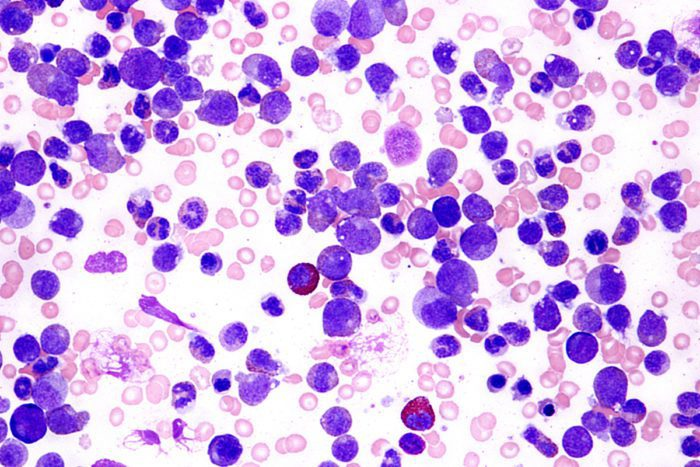
#> input picture material/blood_cells.jpg, 700 x 467 px
$ python Part_2.py   (older library calls are emulated)
#> lines starting #> are read from the running program, lines starting #| are printed output that depends on the picture; after the words box and inside, x2 and y2 are one past the last pixel; in counts of white or black regions, pixels touching at a corner belong together
#> further down, I is the input picture: shape (467, 700, 3); mean B, G, R 233.3, 174.3, 207.2
### material/part2_utilities.py
#!/usr/bin/env python

import sys
import numpy as np
import matplotlib.pyplot as plt
from matplotlib.patches import Circle

def render_interest_points(image_data, keypoint_rows, ax=None):
    '''
    Plot keypoints chosen by detectos on image.
    Args:
        image_data: Image (if colored, make sure it is in RGB and not BGR).
        keypoint_rows: Nx3 array, as described in assignment.
        ax: Matplotlib axis to plot on (if None, a new Axes object is created).
    Returns:
        ax: Matplotlib axis where the image was plotted.
    '''
    try:
        I = np.array(image_data)
        kp_data = np.array(keypoint_rows)
    except:
        print('Conversion to numpy arrays failed, check if the inputs (image and keypoints) are in the required format.')
        exit(2)

    try:
        assert(len(I.shape) == 2 or (len(I.shape) == 3 and I.shape[2] == 3))
    except AssertionError as e:
        print('render_interest_points: Image must be either a 2D matrix or a 3D matrix with the last dimension having size equal to 3.', file=sys.stderr)
        exit(2)

    try:
        assert(len(kp_data.shape) == 2 and kp_data.shape[1] == 3)
    except AssertionError as e:
        print('render_interest_points: kp_data must be a 2D matrix with 3 columns.', file=sys.stderr)
        exit(2)

    if ax is None:
        _, ax = plt.subplots()

    ax.set_aspect('equal')
    ax.imshow(I)
    ax.tick_params(bottom=False, left=False, labelbottom=False, labelleft=False)

    for i in range(len(kp_data)):
        x, y, sigma = kp_data[i]
        circ = Circle((x, y), 3*sigma, edgecolor='g', fill=False, linewidth=2)
        ax.add_patch(circ)

    return ax

def disk_strel(n):
    '''
        Return a structural element, which is a disk of radius n.
    '''
    r = int(np.round(n))
    d = 2*r+1
    x = np.arange(d) - r
    y = np.arange(d) - r
    x, y = np.meshgrid(x,y)
    strel = x**2 + y**2 <= r**2
    return strel.astype(np.uint8)

### material/Part_2.py
#Part 2

import numpy as np
import cv2
import matplotlib.pyplot as plt
from scipy.ndimage import gaussian_filter, sobel

sigma = 2
rho = 2.5
k = 0.05
theta_corn = 0.005
s = 1.5
N = 4

#2.1.1


def compute_structure_tensor(I, sigma, rho):

    # smoothing
#> called with sigma = 2, rho = 2.5
    I_sigma = gaussian_filter(I, sigma)

    # gradients
    Ix = sobel(I_sigma, axis=1)
    Iy = sobel(I_sigma, axis=0)

    # products
    Ix2 = Ix**2
    Iy2 = Iy**2
    Ixy = Ix * Iy

    # integration scale
    J1 = gaussian_filter(Ix2, rho)
    J2 = gaussian_filter(Ixy, rho)
    J3 = gaussian_filter(Iy2, rho)

    return J1, J2, J3


#I = cv2.imread("sun.jpg")  #για solar
I = cv2.imread("blood_cells.jpg")  #για blood_cells

I = cv2.cvtColor(I, cv2.COLOR_BGR2GRAY)
I = I.astype(np.float64)

J1, J2, J3= compute_structure_tensor(I, sigma, rho)


#2.1.2


lambda_plus  = 0.5*(J1 + J3 + np.sqrt((J1 - J3)**2 + 4*(J2**2)))
lambda_minus = 0.5*(J1 + J3 - np.sqrt((J1 - J3)**2 + 4*(J2**2)))

#κάνω normalization γιατί τα δεδομένα της εικόνας έχουν τιμές εκτός του σωστού εύρους
lambda_plus_norm = (lambda_plus - lambda_plus.min()) / (lambda_plus.max() - lambda_plus.min())
lambda_minus_norm = (lambda_minus - lambda_minus.min()) / (lambda_minus.max() - lambda_minus.min())


plt.figure(figsize=(10,4))

plt.subplot(1,2,1)
plt.title("lambda_plus")
plt.imshow(lambda_plus_norm, cmap='gray')
plt.axis('off')

plt.subplot(1,2,2)
plt.title("lambda_minus")
plt.imshow(lambda_minus_norm, cmap='gray')
plt.axis('off')

plt.show()

#παρατηρήσεις στην αναφορά

#2.1.3

from part2_utilities import disk_strel

R = lambda_minus * lambda_plus - k*(lambda_minus + lambda_plus)**2

Rmax = np.max(R)
#> Rmax = 261132185.9

passes_threshold = R > theta_corn * Rmax
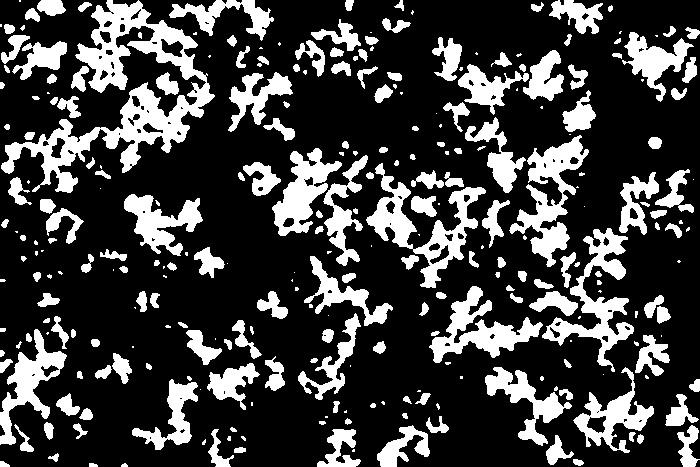
#> passes_threshold: shape (467, 700) bool; 25% white; 284 white regions (93 under 20 px), largest, box (x1, y1, x2, y2) and area: (1, 0, 215, 193) 10796, (366, 163, 486, 288) 3895, (509, 135, 589, 267) 3631

ns = int(np.ceil(3*sigma)*2 + 1)
disk_kernel = disk_strel(ns)

is_local_max = (R == cv2.dilate(R, disk_kernel))
#> is_local_max: shape (467, 700) bool; 0.1% white in thin lines or dots

corners = is_local_max & passes_threshold
#> corners: shape (467, 700) bool; 0.09% white in thin lines or dots
#corners_scales.append(corners)

y, x = np.where(corners)
#> y = 299 values from 3 to 466; x = 299 values, max 695 at index 19, min 0 at index 62, mean 337

sigma_arr = sigma * np.ones_like(x)
#> sigma_arr = 299 values from 2 to 2

kp_data = np.stack([x, y, sigma_arr], axis=1)
#> kp_data = 299 rows, first 8: [247, 3, 2], [350, 3, 2], [401, 3, 2], [47, 6, 2], [134, 6, 2], [535, 7, 2], [556, 7, 2], [575, 7, 2]

from part2_utilities import render_interest_points

render_interest_points(I, kp_data)
#> the loop in render_interest_points, `for i in range(len(kp_data)):` made 299 passes
#> (x, y) on passes 1 to 3: (247, 3), (350, 3), (401, 3)

plt.show()


#2.2.1

sigmas = []
rhos = []

for i in range(N):

    sigma_i = (s**i) * sigma
    rho_i   = (s**i) * rho

    sigmas.append(sigma_i)
    rhos.append(rho_i)

print(sigmas)
print(rhos)

#2.2.2


LoG_scales = []

for i in range(N):

    sigma_i = sigma*(s**i)

    I_sigma = gaussian_filter(I, sigma_i)

    LoG = sigma_i**2 * np.abs(cv2.Laplacian(I_sigma, cv2.CV_64F))

    LoG_scales.append(LoG)
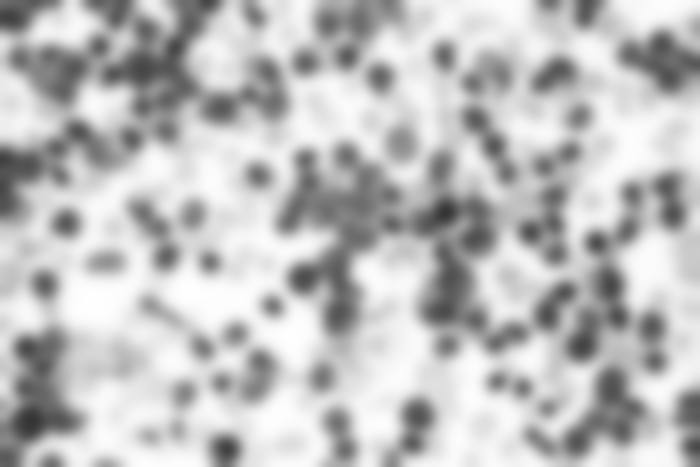
#> I_sigma: shape (467, 700) float64; min 52.35, max 254.6, mean 190.9
#> after the loop, LoG_scales = 4 items

#print(LoG_scales)


kp_data = []

for i in range(1, N-1):

    sigma_i = sigma*(s**i)

    #corners = corners_scales[i]

    y, x = np.where(corners)

    for j in range(len(x)):

        val = LoG_scales[i][y[j], x[j]]

        if (val > LoG_scales[i-1][y[j], x[j]] and
            val > LoG_scales[i+1][y[j], x[j]]):

            kp_data.append([x[j], y[j], sigma_i])
#> after the loop, kp_data = 129 items, first 6: [581, 27, 3], [115, 28, 3], [344, 30, 3], [96, 35, 3], [678, 46, 3], [435, 51, 3]

render_interest_points(I, np.array(kp_data))
#> in render_interest_points (call 2), `kp_data = np.array(keypoint_rows)`: kp_data = 129 rows, first 8: [581, 27, 3], [115, 28, 3], [344, 30, 3], [96, 35, 3], [678, 46, 3], [435, 51, 3], [337, 52, 3], [11, 54, 3]
#> the loop in render_interest_points (call 2), `for i in range(len(kp_data)):` made 129 passes
#> (x, y) on passes 1 to 12: (581, 27), (115, 28), (344, 30), (96, 35), (678, 46), (435, 51), (337, 52), (11, 54), (645, 54), (240, 57), (46, 60), (348, 70)
plt.show()

#2.3.1

#Gaussian smoothing
from scipy.ndimage import gaussian_filter

I_sigma = gaussian_filter(I, sigma)

#δεύτερες παράγωγοι
import cv2

Lxx = cv2.Sobel(I_sigma, cv2.CV_64F, 2, 0)
Lyy = cv2.Sobel(I_sigma, cv2.CV_64F, 0, 2)
Lxy = cv2.Sobel(I_sigma, cv2.CV_64F, 1, 1)

#ορίζουσα
R = Lxx * Lyy - Lxy**2
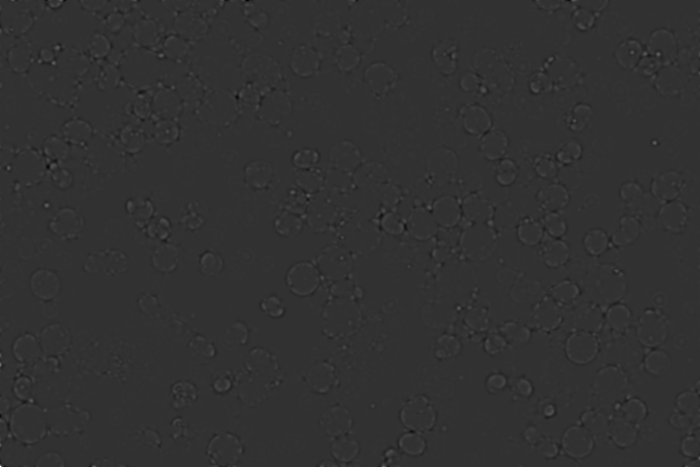
#> R: shape (467, 700) float64; min -1985.1, max 8141.5, mean 0.1; drawn with min black and max white
plt.imshow(R, cmap='gray')
plt.title("Blob response")
plt.axis('off')

#2.3.2
#blobs
Rmax = np.max(R)
#> Rmax = 8141.5
passes_threshold = R > theta_corn * Rmax
#> passes_threshold: shape (467, 700) bool; 14.7% white; 2601 white regions (1885 under 20 px), largest, box (x1, y1, x2, y2) and area: (585, 230, 607, 254) 264, (562, 426, 593, 457) 251, (399, 434, 425, 455) 250

ns = int(np.ceil(3*sigma)*2+1)
disk_kernel = disk_strel(ns)

is_local_max = (R == cv2.dilate(R, disk_kernel))
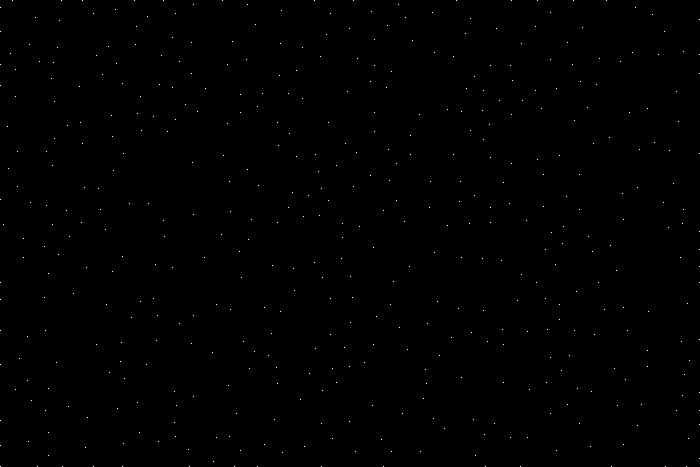
#> is_local_max: shape (467, 700) bool; 0.15% white in thin lines or dots

blobs = is_local_max & passes_threshold
#> blobs: shape (467, 700) bool; 0.14% white in thin lines or dots
#kp_data
y, x = np.where(blobs)
#> y = 458 values from 0 to 466; x = 458 values, max 699 at index 28, min 0 at index 15, mean 342

sigma_arr = sigma*np.ones_like(x)
#> sigma_arr = 458 values from 2 to 2

kp_data = np.stack([x,y,sigma_arr],axis=1)
#> kp_data = 458 rows, first 8: [12, 0, 2], [61, 0, 2], [82, 0, 2], [134, 0, 2], [163, 0, 2], [222, 0, 2], [314, 0, 2], [353, 0, 2]

render_interest_points(I, kp_data)
plt.show()

#2.4.1
sigmas = [sigma*(s**i) for i in range(N)]

blobs_scales = []
LoG_scales = []
#Blob detector
for i in range(N):

    sigma_i = sigma*(s**i)

    I_sigma = gaussian_filter(I, sigma_i)

    # Hessian derivatives
    Lxx = cv2.Sobel(I_sigma, cv2.CV_64F, 2, 0)
    Lyy = cv2.Sobel(I_sigma, cv2.CV_64F, 0, 2)
    Lxy = cv2.Sobel(I_sigma, cv2.CV_64F, 1, 1)

    R = Lxx*Lyy - Lxy**2
#> this loop made 4 passes
#> pass 2, `Lxy = cv2.Sobel(I_sigma, cv2.CV_64F, 1, 1)`:
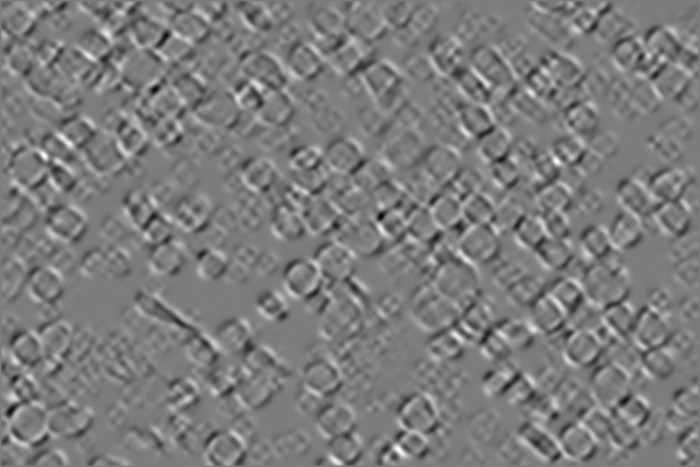
#> Lxy: shape (467, 700) float64; min -18, max 18.76, mean -0.00207; drawn with min black and max white
#Threshold + local maxima
Rmax = np.max(R)
#> Rmax = 40.7

passes_threshold = R > theta_corn * Rmax
#> passes_threshold: shape (467, 700) bool; 32.7% white; 572 white regions (47 under 20 px), largest, box (x1, y1, x2, y2) and area: (506, 333, 547, 375) 851, (386, 128, 417, 163) 841, (324, 304, 358, 334) 803

ns = int(np.ceil(3*sigma_i)*2 + 1)

disk_kernel = disk_strel(ns)

is_local_max = (R == cv2.dilate(R, disk_kernel))
#> is_local_max: shape (467, 700) bool; 0.01% white in thin lines or dots
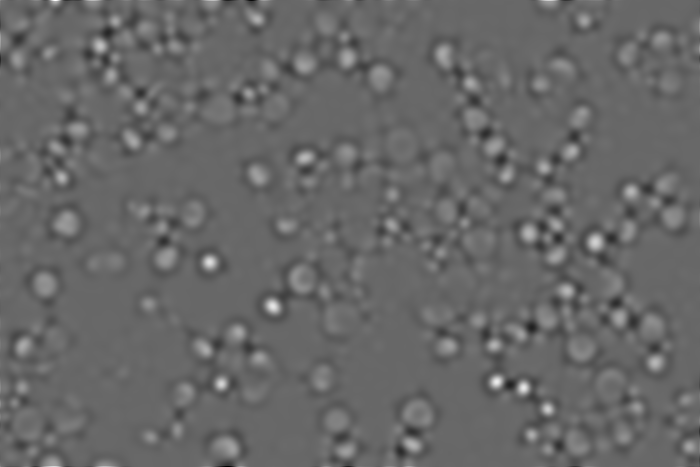
#> R: shape (467, 700) float64; min -28.02, max 40.7, mean 0; drawn with min black and max white

blobs = is_local_max & passes_threshold

blobs_scales.append(blobs)
#Laplacian
LoG = sigma_i**2 * np.abs(cv2.Laplacian(I_sigma, cv2.CV_64F))
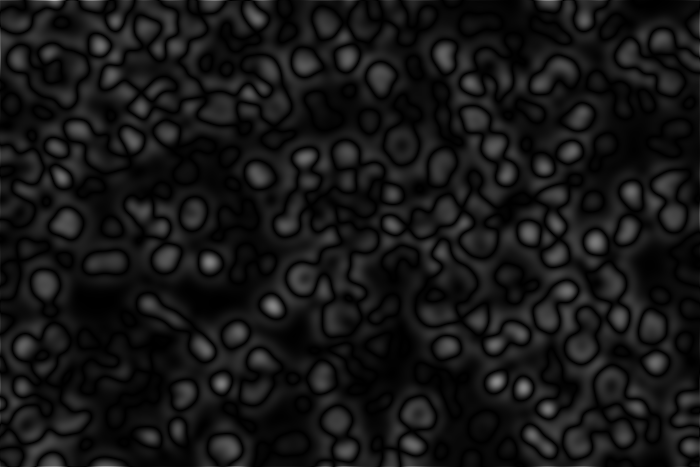
#> LoG: shape (467, 700) float64; min 0.000156, max 179.9, mean 22.1
LoG_scales.append(LoG)
#scale
kp_data = []

for i in range(1, len(blobs_scales)-1):

    blobs = blobs_scales[i]

    y, x = np.where(blobs)

    sigma_i = sigma*(s**i)

    for j in range(len(x)):

        val = LoG_scales[i][y[j], x[j]]

        if (val > LoG_scales[i-1][y[j], x[j]] and
            val > LoG_scales[i+1][y[j], x[j]]):

            kp_data.append([x[j], y[j], sigma_i])
#> this loop made 0 passes
#> after the loop, kp_data = []

#visualization


kp_data = np.array(kp_data)
#> kp_data = empty array


if kp_data.ndim == 1:
    kp_data = kp_data.reshape(-1,3)

render_interest_points(I, kp_data)
plt.show()

$ run again, with material/syros.jpg copied over material/blood_cells.jpg
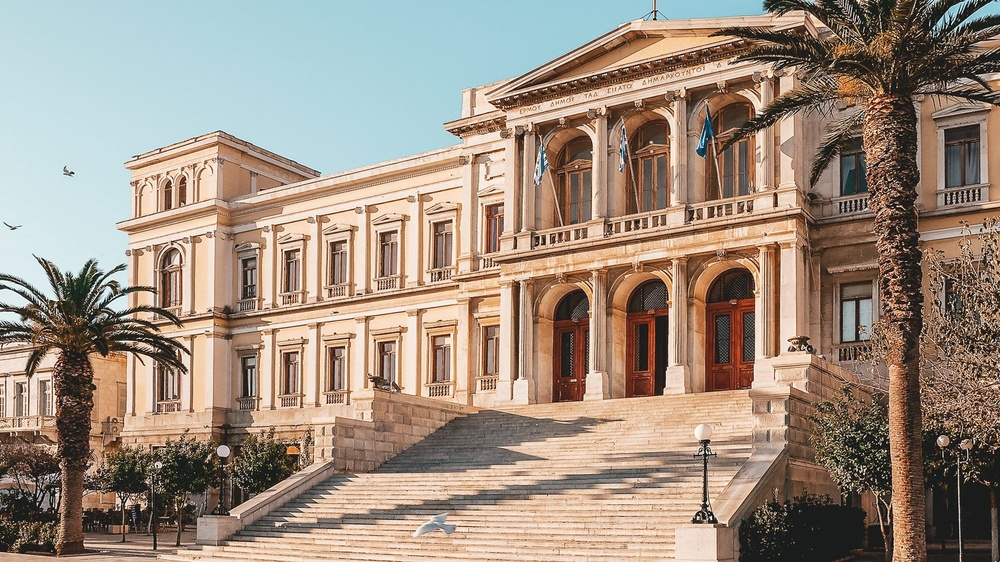
#> input picture material/syros.jpg, 1000 x 562 px, shrunk from 1920 x 1079 before the run
#> I is the input picture: shape (562, 1000, 3); mean B, G, R 127.2, 141.6, 157.9
#> `Rmax = np.max(R)`: Rmax = 119563786
#> corners: shape (562, 1000) bool; 0.08% white in thin lines or dots
#> `y, x = np.where(corners)`: y = 422 values from 0 to 558; x = 422 values, max 999 at index 168, min 0 at index 210, mean 523.1
#> `kp_data = np.stack([x, y, sigma_arr], axis=1)`: kp_data = 422 rows, first 8: [859, 0, 2], [877, 0, 2], [903, 0, 2], [991, 0, 2], [817, 3, 2], [931, 3, 2], [974, 5, 2], [765, 7, 2]
#> the loop in render_interest_points, `for i in range(len(kp_data)):` made 422 passes
#> (x, y) on passes 1 to 3: (859, 0), (877, 0), (903, 0)
#> after the loop `for i in range(N):`: LoG_scales = 4 items
#> after the loop `for i in range(1, N-1):`: kp_data = 127 items, first 6: [859, 0, 3], [765, 7, 3], [632, 26, 3], [938, 26, 3], [741, 40, 3], [867, 42, 3]
#> in render_interest_points (call 2), `kp_data = np.array(keypoint_rows)`: kp_data = 127 rows, first 8: [859, 0, 3], [765, 7, 3], [632, 26, 3], [938, 26, 3], [741, 40, 3], [867, 42, 3], [793, 69, 3], [834, 69, 3]
#> the loop in render_interest_points (call 2), `for i in range(len(kp_data)):` made 127 passes
#> (x, y) on passes 1 to 8: (859, 0), (765, 7), (632, 26), (938, 26), (741, 40), (867, 42), (793, 69), (834, 69)
#> `Rmax = np.max(R)`: Rmax = 3115.9
#> `passes_threshold = R > theta_corn * Rmax`:
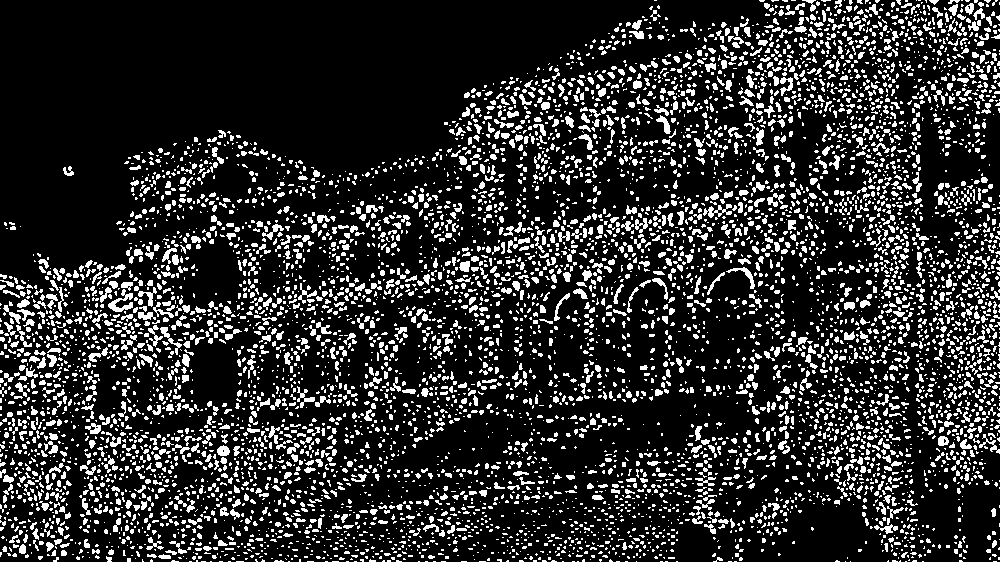
#> passes_threshold: shape (562, 1000) bool; 17.8% white in thin lines or dots
#> `y, x = np.where(blobs)`: y = 679 values from 0 to 561; x = 679 values, max 999 at index 26, min 0 at index 278, mean 558.5
#> `kp_data = np.stack([x,y,sigma_arr],axis=1)`: kp_data = 679 rows, first 8: [762, 0, 2], [811, 0, 2], [858, 0, 2], [877, 0, 2], [906, 0, 2], [936, 0, 2], [957, 0, 2], [988, 0, 2]
#> `Rmax = np.max(R)`: Rmax = 17.47
#> `LoG = sigma_i**2 * np.abs(cv2.Laplacian(I_sigma, cv2.CV_64F))`:
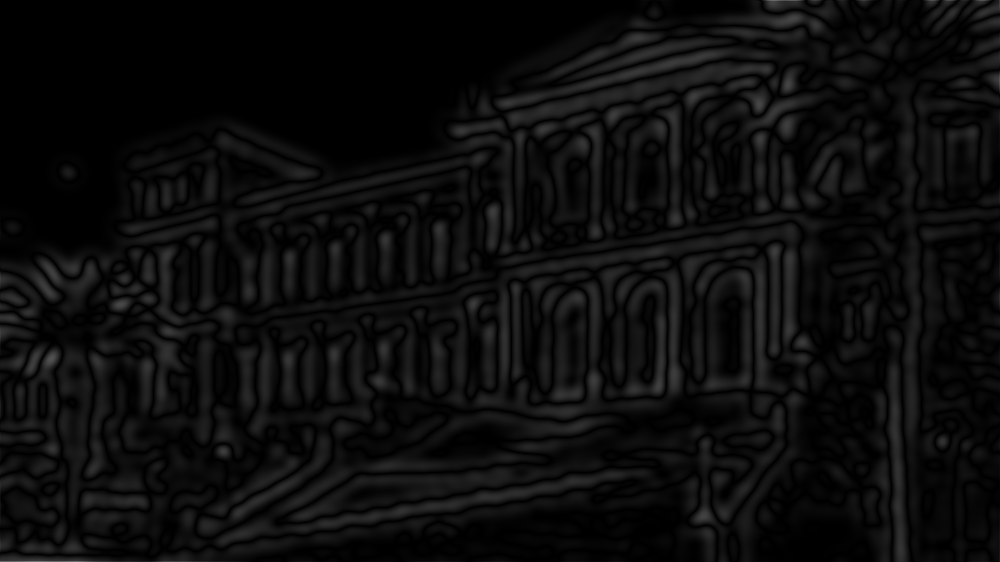
#> LoG: shape (562, 1000) float64; min 7.88e-07, max 117.1, mean 12.6
#> after the loop `for i in range(1, len(blobs_scales)-1):`: kp_data = []
#> `kp_data = np.array(kp_data)`: kp_data = empty array
